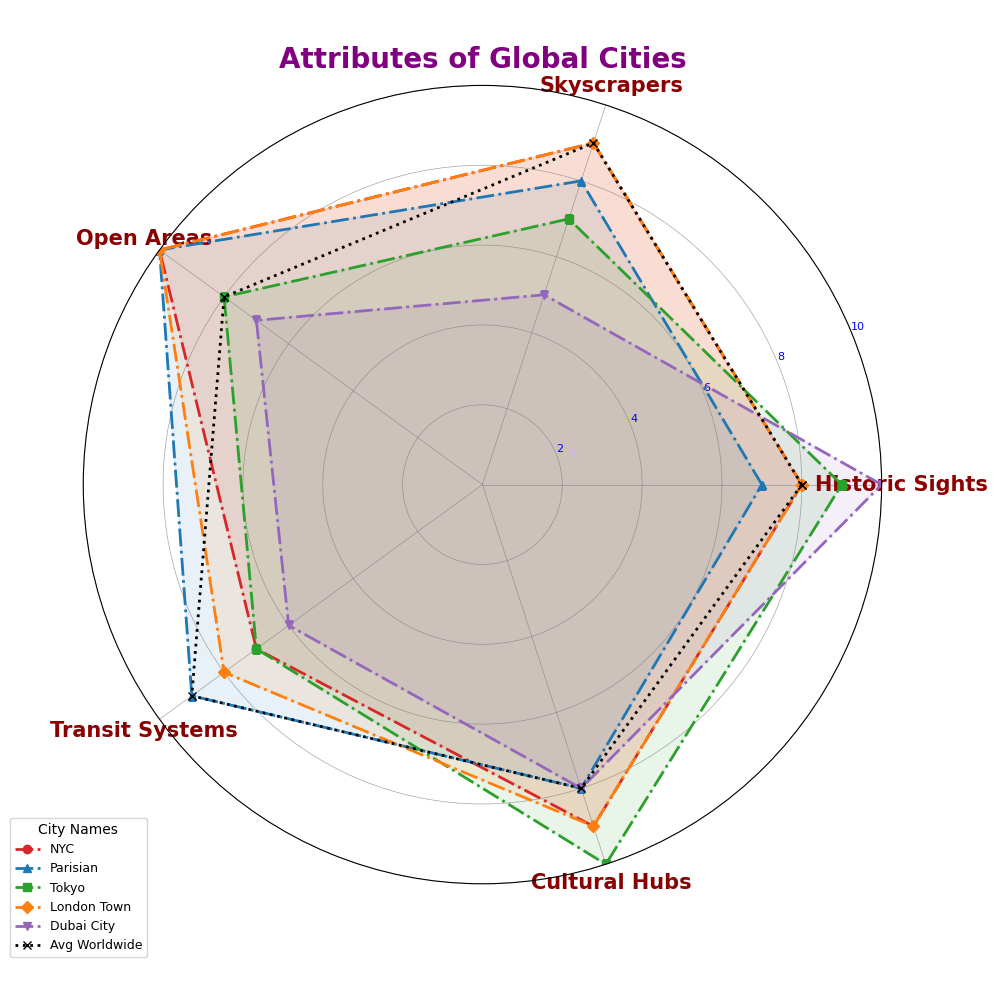

This chart was generated by the following Python code:
import numpy as np
import matplotlib.pyplot as plt
from math import pi

categories = ['Historic Sights', 'Skyscrapers', 'Open Areas', 'Transit Systems', 'Cultural Hubs']
city_scores = {
    'NYC': [8, 9, 10, 7, 9],
    'Parisian': [7, 8, 10, 9, 8],
    'Tokyo': [9, 7, 8, 7, 10],
    'London Town': [8, 9, 10, 8, 9],
    'Dubai City': [10, 5, 7, 6, 8]
}

global_averages = [8, 9, 8, 9, 8]

num_vars = len(categories)
angles = np.linspace(0, 2 * pi, num_vars, endpoint=False).tolist()
angles += angles[:1]

colors = ['#d62728', '#1f77b4', '#2ca02c', '#ff7f0e', '#9467bd']
markers = ['o', '^', 's', 'D', 'v']

fig, ax = plt.subplots(figsize=(10, 10), subplot_kw=dict(polar=True))

def add_city_radar(city_name, color, marker):
    scores = city_scores[city_name]
    scores += scores[:1]
    ax.plot(angles, scores, linewidth=2, linestyle='dashdot', marker=marker, label=city_name, color=color)
    ax.fill(angles, scores, color=color, alpha=0.1)

for city, color, marker in zip(city_scores.keys(), colors, markers):
    add_city_radar(city, color, marker)

ax.set_xticks(angles[:-1])
ax.set_xticklabels(categories, fontsize=15, weight='bold', color='darkred')

ax.set_ylim(0, 10)
plt.yticks([2, 4, 6, 8, 10], ["2", "4", "6", "8", "10"], color="blue", size=8)

plt.title('Attributes of Global Cities', size=20, weight='heavy', color='purple')

global_averages += global_averages[:1]
ax.plot(angles, global_averages, linewidth=2, linestyle='dotted', color='black', marker='x', label='Avg Worldwide')

ax.legend(loc='lower left', bbox_to_anchor=(-0.1, -0.1), fontsize=9, title='City Names', title_fontsize='10')

ax.grid(color='gray', linestyle='-', linewidth=0.5, alpha=0.7)

plt.tight_layout()
plt.show()
